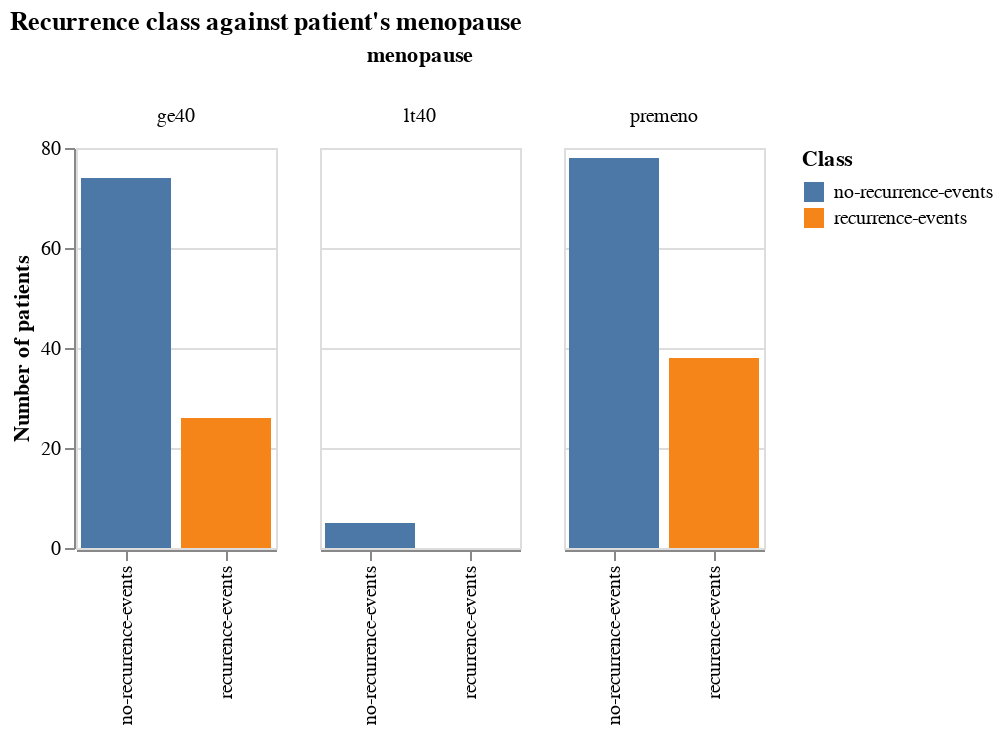

The cell this chart's notebook holds for it:
### Markdown cell above
> Most breast cancer are non-current. The occurrence of no recurrent events is approximately as three times as many then the occurrence of recurrent events. The dataset is unbalance.

### Code cell
plt2

### Figure 1 — Vega-Lite specification as saved in the notebook (floating-point values rounded to 4 significant figures; data arrays with more than 128 entries replaced by an {"elided": "..."} marker saying what was removed)
{"$schema": "https://vega.github.io/schema/vega-lite/v3.4.0.json", "config": {"mark": {"tooltip": null}, "view": {"height": 300, "width": 400}}, "data": {"name": "data-e79d3b330d58e54777007d86cb4c28dd"}, "datasets": {"data-e79d3b330d58e54777007d86cb4c28dd": {"elided": "221 records"}}, "encoding": {"color": {"field": "Class", "type": "nominal"}, "column": {"field": "menopause", "type": "nominal"}, "x": {"field": "Class", "title": "", "type": "ordinal"}, "y": {"aggregate": "count", "title": "Number of patients", "type": "quantitative"}}, "height": 200, "mark": "bar", "title": "Recurrence class against patient's menopause", "width": 100}
